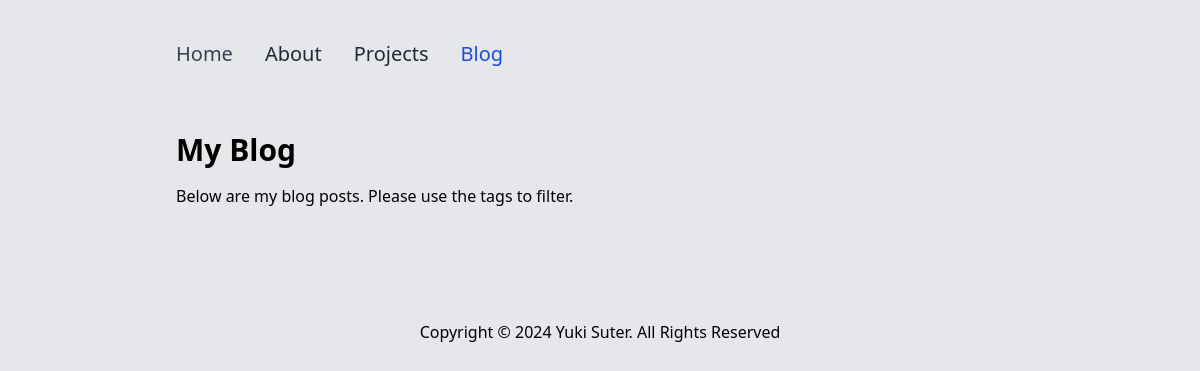
The app's page /posts/, older data.
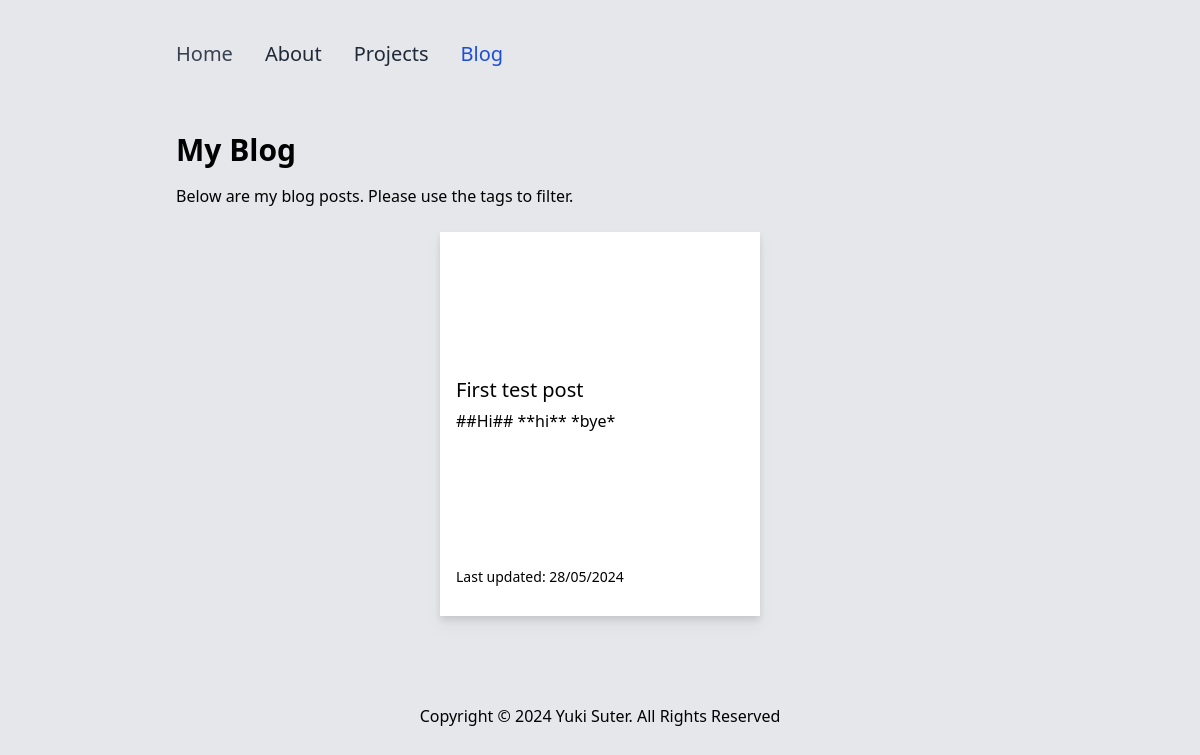
The same page, newer data.
### website/models.py (models this page shows, shortened)
class BlogPost(models.Model):
    title = models.CharField(max_length=50)
    date = models.DateTimeField(auto_now=True)
    content = models.TextField() # In markdown!
    tags = models.ManyToManyField(BlogTag, null=True, blank=True)
    attachments = models.ManyToManyField(File, null=True, blank=True)
    thumbnail = models.ForeignKey(Image, null=True, blank=True, on_delete=models.SET_NULL)

### website/views.py (the view)
# urls.py: path('posts/', posts, name="projects"),
def posts(request):
    posts = BlogPost.objects.all()
    return render(request, 'posts/index.html', {'active_page': 'blog', 'posts': posts, 'tags': BlogTag.objects.all()})

### templates/posts/index.html
{% extends "core/_base.html" %}
{% block content %}
    <h1 class="text-3xl dark:text-gray-100 font-semibold pb-4 text-center sm:text-left">My Blog</h1>
    <div>
        <p class="dark:text-gray-100">Below are my blog posts. Please use the tags to filter.</p>
    </div>
    <div class="flex flex-row flex-wrap justify-center p-2 gap-x-6 gap-y-6 mt-4">
        {% for post in posts %}
            {% include 'core/postCard.html' with post=post %}
        {% endfor %}
    </div>
{% endblock content %}

### templates/core/_base.html (shortened to what this page needs)
{% load static %}
<!DOCTYPE html>
<html lang="en">
<head>
    <script src="https://cdn.tailwindcss.com"></script>
    <link rel="stylesheet" href="/static/src/output.css" />
</head>
<body class="bg-gray-200 dark:bg-gray-700 mx-10 xl:mx-96 lg:mx-40 md:mx-20 sm:mx-10">
    {% include 'core/topbar.html' %}
    <div class="container mt-6 p-4">
        {% block content %}
        {% endblock content %}
    </div>
    {% include 'core/footer.html' %}
</body>
</html>

### templates/core/topbar.html
<div class="container flex-wrap items-center">
    <div class="" id="navbar-default">
        <ul class="font-medium flex flex-row space-x-4 justify-center sm:justify-start p-4 mt-4 sm:flex-row md:space-x-8">
          <li>
            <a href="/" class="block text-xl py-2 pl-0 bg-transparent {% if active_page == 'home' %} text-blue-700 dark:text-blue-300 {% else %} text-gray-700 hover:text-gray-400 dark:text-gray-100 {% endif %}">Home</a>
          </li>
          <li>
            <a href="/about" class="block text-xl py-2 pl-0 bg-transparent {% if active_page == 'about' %} text-blue-700 dark:text-blue-300 {% else %} text-gray-800 hover:text-gray-500 dark:text-gray-100 {% endif %}">About</a>
          </li>
          <li>
            <a href="/projects" class="block text-xl py-2 pl-0 bg-transparent {% if active_page == 'projects' %} text-blue-700 dark:text-blue-300 {% else %} text-gray-800 hover:text-gray-500 dark:text-gray-100 {% endif %}">Projects</a>
          </li>
          <li>
            <a href="/posts" class="block text-xl py-2 pl-0 bg-transparent {% if active_page == 'blog' %} text-blue-700 dark:text-blue-300 {% else %} text-gray-800 hover:text-gray-500 dark:text-gray-100 {% endif %}">Blog</a>
          </li>
        </ul>
    </div>
</div>

### templates/core/postCard.html (shortened to what this page needs)
<a style="display:block" href="/posts/{{post.title}}">
    <div class="w-80 h-96 drop-shadow-lg bg-white dark:bg-slate-500">
    <div class="h-2/6 w-full bg-white flex justify-center items-center">
        </div>
        <div class="px-4 pb-2 h-4/6">
            <div class="h-1/6 mt-4 w-full">
                <h2 class="text-xl whitespace-nowrap text-ellipsis w-full overflow-hidden">{{post.title}}</h2>
            </div>
            <div class="h-3/6 w-full -mt-2">
                <p class="line-clamp-5   text-md">{{post.content}}</p>
            </div>
            <div class="flex flex-row gap-x-2 h-1/6 py-1 w-full overflow-x-scroll">
            </div>
            <div class="h-1/6 -mt-2 w-full">
                <h2 class="text-sm">Last updated: {{post.date|date:"d/m/Y"}}</h2>
            </div>
        </div>
    </div>
</a>

### templates/core/footer.html
<div class="flex my-16 justify-center">
    <p class="dark:text-gray-100">Copyright © 2024 Yuki Suter. All Rights Reserved</p>
</div>

Row changes from the older to the newer data that the page shows:
added BlogPost: title "First test post", content "##Hi## **hi** *bye*", date "28/05/2024"
